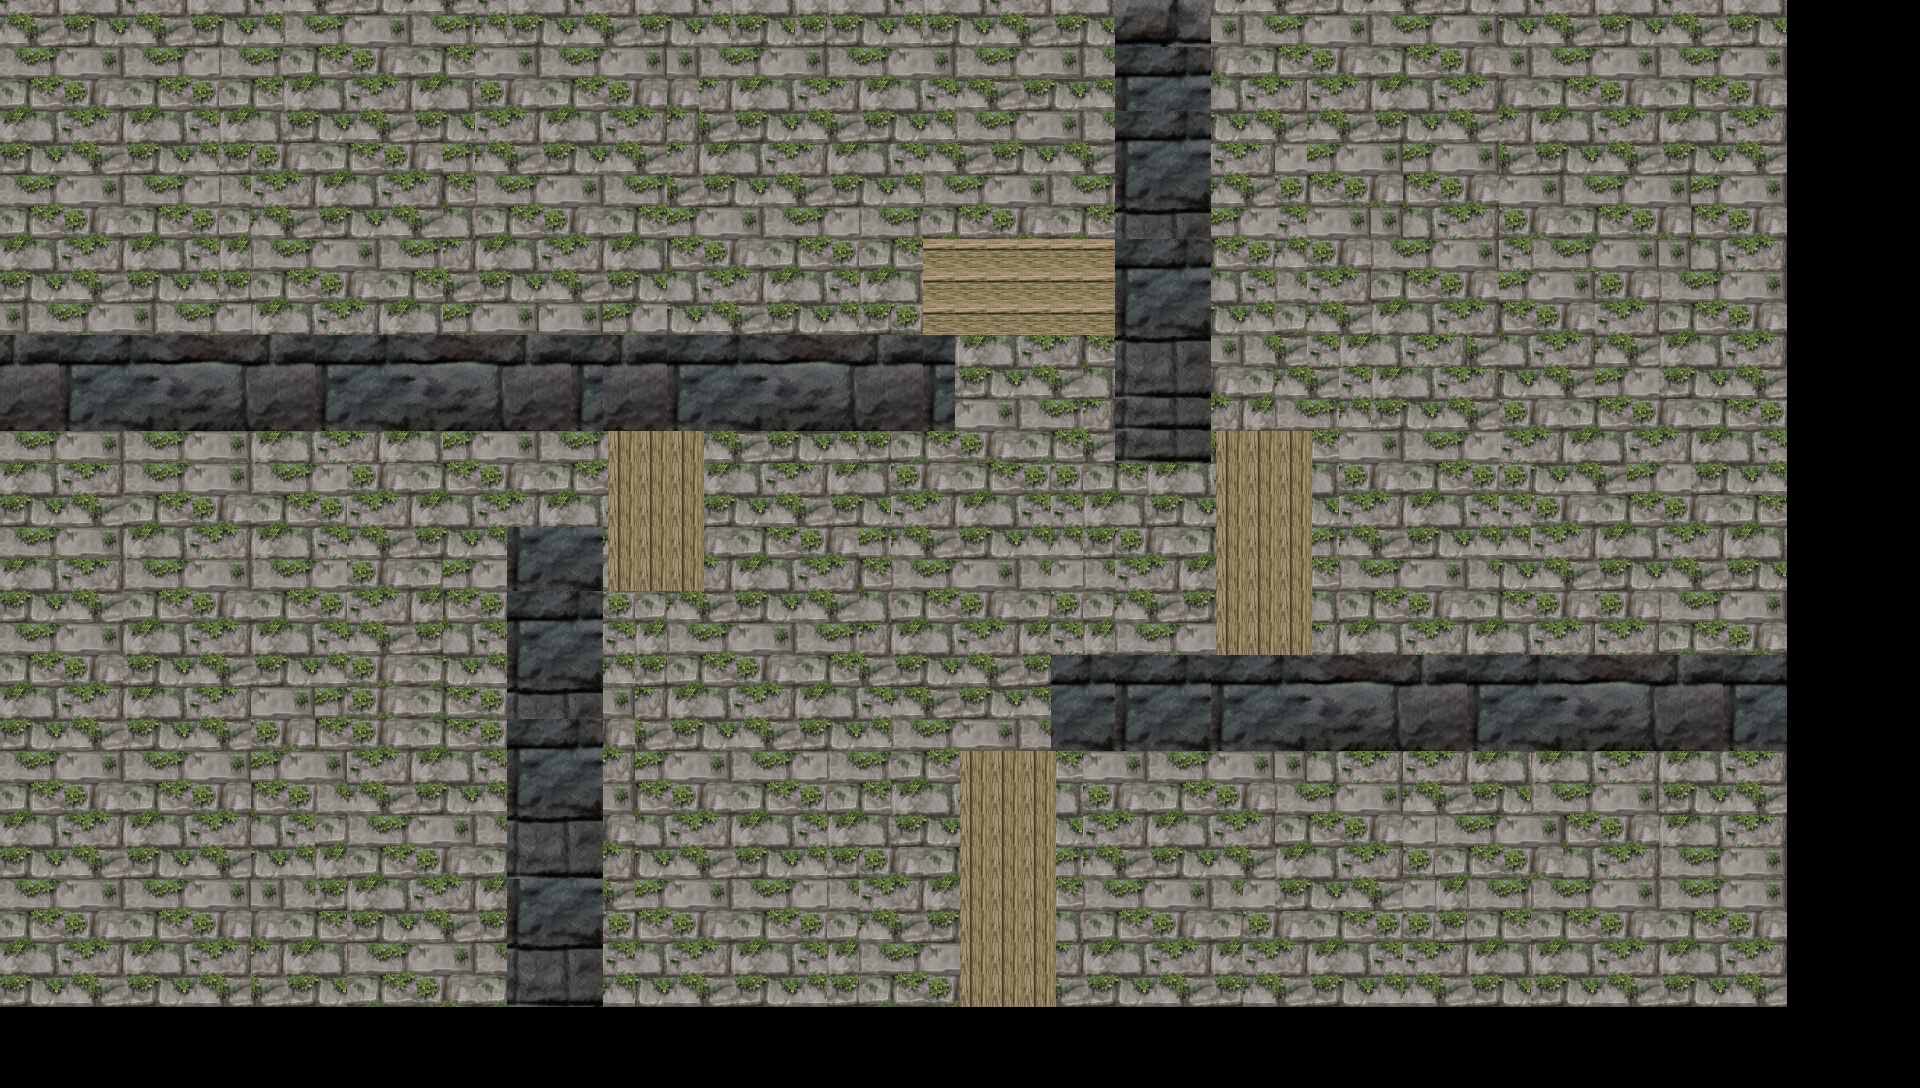

This is a level from a 2D game, rendered from its Tiled map with the project's own tilesets. A one-line summary and the map file follow, with tile-layer data summarised:
An orthogonal 60x34 tile map with 32x32 px tiles, 3 tile layers (Capa de Patrones 1, puertas, muros), 4 tilesets.

<map version="1.0" orientation="orthogonal" renderorder="right-down" width="60" height="34" tilewidth="32" tileheight="32" nextobjectid="1">
 <tileset firstgid="1" name="stonebrick_mossyALT" tilewidth="32" tileheight="32" tilecount="16" columns="4">
  <image source="stonebrick_mossyALT.png" width="128" height="128" />
 </tileset>
 <tileset firstgid="17" name="ammoc01" tilewidth="32" tileheight="32" tilecount="144" columns="12">
  <tileoffset x="5" y="0" />
  <image source="ammoc01.jpg" width="400" height="400" />
  <terraintypes>
   <terrain name="Nuevo Terreno" tile="-1" />
  </terraintypes>
 </tileset>
 <tileset firstgid="161" name="ammoc01 - copia" tilewidth="32" tileheight="32" tilecount="144" columns="12">
  <image source="ammoc01 - copia.jpg" width="400" height="400" />
 </tileset>
 <tileset firstgid="305" name="stone-wall-tiled-multiple" tilewidth="32" tileheight="32" tilecount="4624" columns="68">
  <image source="stone-wall-tiled-multiple.png" width="2200" height="2200" />
 </tileset>
 <layer name="Capa de Patrones 1" width="60" height="34" offsetx="-133.333" offsety="-81.8182">
  <data>[2040 cells, 2040 non-empty, 16 distinct tile ids]</data>
 </layer>
 <layer name="puertas" width="60" height="34" offsetx="-133.333" offsety="-81.8182">
  <data>[2040 cells, 78 non-empty, 2 distinct tile ids]</data>
 </layer>
 <layer name="muros" width="60" height="34" offsetx="-133.333" offsety="-81.8182">
  <data>[2040 cells, 267 non-empty, 39 distinct tile ids]</data>
 </layer>
</map>
